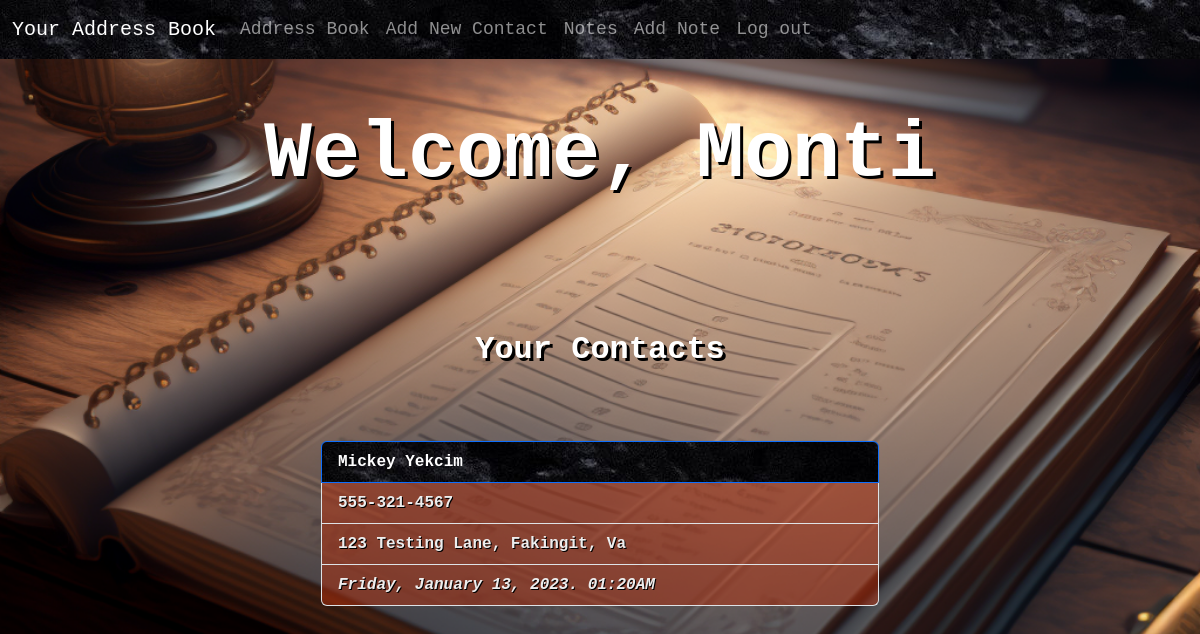
Page /address (signed in) on the committed database.
### app/models.py (models this page shows, shortened)
class User(db.Model, UserMixin):
    id = db.Column(db.Integer, primary_key=True)
    first_name = db.Column(db.String(25), nullable=False)
    last_name = db.Column(db.String(25), nullable=False)
    email = db.Column(db.String(50), nullable=False, unique=True)
    username = db.Column(db.String(50), nullable=False, unique=True)
    password = db.Column(db.String(256), nullable=False)
    date_created = db.Column(db.DateTime, nullable=False, default=datetime.utcnow)
    notes = db.relationship('Post', backref='author', lazy='dynamic')

class Address(db.Model):
    id = db.Column(db.Integer, primary_key=True)
    first_name = db.Column(db.String(25), nullable=False)
    last_name = db.Column(db.String(25), nullable=True)
    phone = db.Column(db.String(25), nullable=True)
    address = db.Column(db.String(50), nullable=False)
    date_created = db.Column(db.DateTime, nullable=False, default=datetime.utcnow)

### app/routes.py (the view)
@app.route('/address')
@login_required
def address():
    address = Address.query.all()
    return render_template('addressbook.html', address=address)

### app/models.py (called while the page is built)
@login.user_loader
def load_user(user_id):
    return User.query.get(user_id)

### app/templates/addressbook.html (shortened to what this page needs)
{% extends 'base.html' %}
{% block content %}
{% if current_user.is_authenticated %}
    <h1 class="home1 text-center mt-5">Welcome, {{ current_user.first_name.title() }}</h1>
    <h4 class="p1 text-center mt-5">Your Contacts</h4>
    {% for addy in address %}
    <ul class="list-group">
        <li class="cont list-group-item active w-50" style="background-image: url('static/blackstone.jpg');">{{ addy.first_name }} {{ addy.last_name }}</li>
        <li class="cont1 list-group-item w-50">{{ addy.phone }}</li>
        <li class="cont1 list-group-item w-50">{{ addy.address }}</li>
        <li class="cont1 list-group-item w-50"><cite title="Source Title">{{ addy.date_created.strftime('%A, %B %d, %Y. %I:%M%p') }}</cite></li>
    </ul>
    {% endfor %}
{% endif %}
{% endblock %}

### app/static/stylesheet.css (style rules this page uses)
.home1 { color: white; font-weight: bold; font-family: "Courier New", Courier, monospace; font-size: 5em; text-shadow: 3px 3px 0px black; padding-bottom: 1em; }
.p1 { color: white; text-shadow: 3px 3px 0px black; font-size: xx-large; font-family: "Courier New", Courier, monospace; font-weight: bold; padding-bottom: 2em; }
.cont { font-family: "Courier New", Courier, monospace; font-weight: bold; }
.cont1 { color: rgb(237, 237, 237); text-shadow: 1px 1px 0px black; font-family: "Courier New", Courier, monospace; font-weight: bold; background-color: rgba(184, 46, 11, 0.479); }
.list-group { align-items: center; }

### rows in the picture
User: first_name "Monti"
Address: first_name "Mickey", last_name "Yekcim", phone "555-321-4567", address "123 Testing Lane, Fakingit, Va", date_created "Friday, January 13, 2023. 01:20AM"
